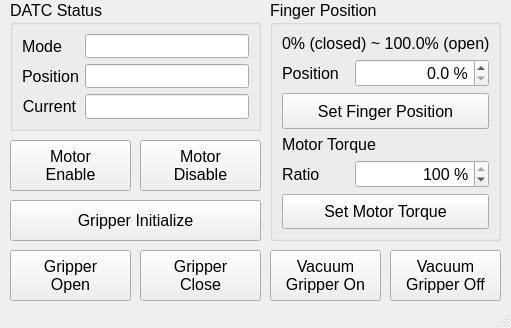
<?xml version="1.0" encoding="UTF-8"?>
<ui version="4.0">
 <class>MainWindowDesign</class>
 <widget class="QMainWindow" name="MainWindowDesign">
  <property name="enabled">
   <bool>true</bool>
  </property>
  <property name="geometry">
   <rect>
    <x>0</x>
    <y>0</y>
    <width>511</width>
    <height>328</height>
   </rect>
  </property>
  <property name="palette">
   <palette>
    <active>
     <colorrole role="Button">
      <brush brushstyle="SolidPattern">
       <color alpha="255">
        <red>255</red>
        <green>255</green>
        <blue>255</blue>
       </color>
      </brush>
     </colorrole>
     <colorrole role="Window">
      <brush brushstyle="SolidPattern">
       <color alpha="255">
        <red>255</red>
        <green>255</green>
        <blue>255</blue>
       </color>
      </brush>
     </colorrole>
    </active>
    <inactive>
     <colorrole role="Button">
      <brush brushstyle="SolidPattern">
       <color alpha="255">
        <red>239</red>
        <green>239</green>
        <blue>239</blue>
       </color>
      </brush>
     </colorrole>
     <colorrole role="Window">
      <brush brushstyle="SolidPattern">
       <color alpha="255">
        <red>239</red>
        <green>239</green>
        <blue>239</blue>
       </color>
      </brush>
     </colorrole>
    </inactive>
    <disabled>
     <colorrole role="Button">
      <brush brushstyle="SolidPattern">
       <color alpha="255">
        <red>255</red>
        <green>255</green>
        <blue>255</blue>
       </color>
      </brush>
     </colorrole>
     <colorrole role="Window">
      <brush brushstyle="SolidPattern">
       <color alpha="255">
        <red>255</red>
        <green>255</green>
        <blue>255</blue>
       </color>
      </brush>
     </colorrole>
    </disabled>
   </palette>
  </property>
  <property name="windowTitle">
   <string>Gripper Control UI</string>
  </property>
  <property name="windowIcon">
   <iconset>
    <normaloff>:/images/icon.png</normaloff>:/images/icon.png</iconset>
  </property>
  <property name="locale">
   <locale language="English" country="Australia"/>
  </property>
  <widget class="QWidget" name="centralwidget">
   <widget class="QPushButton" name="pushButton_cmd_enable">
    <property name="geometry">
     <rect>
      <x>10</x>
      <y>140</y>
      <width>121</width>
      <height>51</height>
     </rect>
    </property>
    <property name="palette">
     <palette>
      <active>
       <colorrole role="WindowText">
        <brush brushstyle="SolidPattern">
         <color alpha="255">
          <red>0</red>
          <green>0</green>
          <blue>0</blue>
         </color>
        </brush>
       </colorrole>
       <colorrole role="Button">
        <brush brushstyle="SolidPattern">
         <color alpha="255">
          <red>255</red>
          <green>255</green>
          <blue>255</blue>
         </color>
        </brush>
       </colorrole>
       <colorrole role="Light">
        <brush brushstyle="SolidPattern">
         <color alpha="255">
          <red>255</red>
          <green>255</green>
          <blue>255</blue>
         </color>
        </brush>
       </colorrole>
       <colorrole role="Midlight">
        <brush brushstyle="SolidPattern">
         <color alpha="255">
          <red>246</red>
          <green>246</green>
          <blue>245</blue>
         </color>
        </brush>
       </colorrole>
       <colorrole role="Dark">
        <brush brushstyle="SolidPattern">
         <color alpha="255">
          <red>119</red>
          <green>119</green>
          <blue>118</blue>
         </color>
        </brush>
       </colorrole>
       <colorrole role="Mid">
        <brush brushstyle="SolidPattern">
         <color alpha="255">
          <red>159</red>
          <green>159</green>
          <blue>157</blue>
         </color>
        </brush>
       </colorrole>
       <colorrole role="Text">
        <brush brushstyle="SolidPattern">
         <color alpha="255">
          <red>0</red>
          <green>0</green>
          <blue>0</blue>
         </color>
        </brush>
       </colorrole>
       <colorrole role="BrightText">
        <brush brushstyle="SolidPattern">
         <color alpha="255">
          <red>255</red>
          <green>255</green>
          <blue>255</blue>
         </color>
        </brush>
       </colorrole>
       <colorrole role="ButtonText">
        <brush brushstyle="SolidPattern">
         <color alpha="255">
          <red>0</red>
          <green>0</green>
          <blue>0</blue>
         </color>
        </brush>
       </colorrole>
       <colorrole role="Base">
        <brush brushstyle="SolidPattern">
         <color alpha="255">
          <red>255</red>
          <green>255</green>
          <blue>255</blue>
         </color>
        </brush>
       </colorrole>
       <colorrole role="Window">
        <brush brushstyle="SolidPattern">
         <color alpha="255">
          <red>238</red>
          <green>238</green>
          <blue>236</blue>
         </color>
        </brush>
       </colorrole>
       <colorrole role="Shadow">
        <brush brushstyle="SolidPattern">
         <color alpha="255">
          <red>0</red>
          <green>0</green>
          <blue>0</blue>
         </color>
        </brush>
       </colorrole>
       <colorrole role="AlternateBase">
        <brush brushstyle="SolidPattern">
         <color alpha="255">
          <red>246</red>
          <green>246</green>
          <blue>245</blue>
         </color>
        </brush>
       </colorrole>
       <colorrole role="ToolTipBase">
        <brush brushstyle="SolidPattern">
         <color alpha="255">
          <red>255</red>
          <green>255</green>
          <blue>220</blue>
         </color>
        </brush>
       </colorrole>
       <colorrole role="ToolTipText">
        <brush brushstyle="SolidPattern">
         <color alpha="255">
          <red>0</red>
          <green>0</green>
          <blue>0</blue>
         </color>
        </brush>
       </colorrole>
       <colorrole role="PlaceholderText">
        <brush brushstyle="SolidPattern">
         <color alpha="128">
          <red>0</red>
          <green>0</green>
          <blue>0</blue>
         </color>
        </brush>
       </colorrole>
      </active>
      <inactive>
       <colorrole role="WindowText">
        <brush brushstyle="SolidPattern">
         <color alpha="255">
          <red>0</red>
          <green>0</green>
          <blue>0</blue>
         </color>
        </brush>
       </colorrole>
       <colorrole role="Button">
        <brush brushstyle="SolidPattern">
         <color alpha="255">
          <red>239</red>
          <green>239</green>
          <blue>239</blue>
         </color>
        </brush>
       </colorrole>
       <colorrole role="Light">
        <brush brushstyle="SolidPattern">
         <color alpha="255">
          <red>255</red>
          <green>255</green>
          <blue>255</blue>
         </color>
        </brush>
       </colorrole>
       <colorrole role="Midlight">
        <brush brushstyle="SolidPattern">
         <color alpha="255">
          <red>202</red>
          <green>202</green>
          <blue>202</blue>
         </color>
        </brush>
       </colorrole>
       <colorrole role="Dark">
        <brush brushstyle="SolidPattern">
         <color alpha="255">
          <red>159</red>
          <green>159</green>
          <blue>159</blue>
         </color>
        </brush>
       </colorrole>
       <colorrole role="Mid">
        <brush brushstyle="SolidPattern">
         <color alpha="255">
          <red>184</red>
          <green>184</green>
          <blue>184</blue>
         </color>
        </brush>
       </colorrole>
       <colorrole role="Text">
        <brush brushstyle="SolidPattern">
         <color alpha="255">
          <red>0</red>
          <green>0</green>
          <blue>0</blue>
         </color>
        </brush>
       </colorrole>
       <colorrole role="BrightText">
        <brush brushstyle="SolidPattern">
         <color alpha="255">
          <red>255</red>
          <green>255</green>
          <blue>255</blue>
         </color>
        </brush>
       </colorrole>
       <colorrole role="ButtonText">
        <brush brushstyle="SolidPattern">
         <color alpha="255">
          <red>0</red>
          <green>0</green>
          <blue>0</blue>
         </color>
        </brush>
       </colorrole>
       <colorrole role="Base">
        <brush brushstyle="SolidPattern">
         <color alpha="255">
          <red>255</red>
          <green>255</green>
          <blue>255</blue>
         </color>
        </brush>
       </colorrole>
       <colorrole role="Window">
        <brush brushstyle="SolidPattern">
         <color alpha="255">
          <red>239</red>
          <green>239</green>
          <blue>239</blue>
         </color>
        </brush>
       </colorrole>
       <colorrole role="Shadow">
        <brush brushstyle="SolidPattern">
         <color alpha="255">
          <red>118</red>
          <green>118</green>
          <blue>118</blue>
         </color>
        </brush>
       </colorrole>
       <colorrole role="AlternateBase">
        <brush brushstyle="SolidPattern">
         <color alpha="255">
          <red>247</red>
          <green>247</green>
          <blue>247</blue>
         </color>
        </brush>
       </colorrole>
       <colorrole role="ToolTipBase">
        <brush brushstyle="SolidPattern">
         <color alpha="255">
          <red>255</red>
          <green>255</green>
          <blue>220</blue>
         </color>
        </brush>
       </colorrole>
       <colorrole role="ToolTipText">
        <brush brushstyle="SolidPattern">
         <color alpha="255">
          <red>0</red>
          <green>0</green>
          <blue>0</blue>
         </color>
        </brush>
       </colorrole>
       <colorrole role="PlaceholderText">
        <brush brushstyle="SolidPattern">
         <color alpha="128">
          <red>0</red>
          <green>0</green>
          <blue>0</blue>
         </color>
        </brush>
       </colorrole>
      </inactive>
      <disabled>
       <colorrole role="WindowText">
        <brush brushstyle="SolidPattern">
         <color alpha="255">
          <red>119</red>
          <green>119</green>
          <blue>118</blue>
         </color>
        </brush>
       </colorrole>
       <colorrole role="Button">
        <brush brushstyle="SolidPattern">
         <color alpha="255">
          <red>255</red>
          <green>255</green>
          <blue>255</blue>
         </color>
        </brush>
       </colorrole>
       <colorrole role="Light">
        <brush brushstyle="SolidPattern">
         <color alpha="255">
          <red>255</red>
          <green>255</green>
          <blue>255</blue>
         </color>
        </brush>
       </colorrole>
       <colorrole role="Midlight">
        <brush brushstyle="SolidPattern">
         <color alpha="255">
          <red>246</red>
          <green>246</green>
          <blue>245</blue>
         </color>
        </brush>
       </colorrole>
       <colorrole role="Dark">
        <brush brushstyle="SolidPattern">
         <color alpha="255">
          <red>119</red>
          <green>119</green>
          <blue>118</blue>
         </color>
        </brush>
       </colorrole>
       <colorrole role="Mid">
        <brush brushstyle="SolidPattern">
         <color alpha="255">
          <red>159</red>
          <green>159</green>
          <blue>157</blue>
         </color>
        </brush>
       </colorrole>
       <colorrole role="Text">
        <brush brushstyle="SolidPattern">
         <color alpha="255">
          <red>119</red>
          <green>119</green>
          <blue>118</blue>
         </color>
        </brush>
       </colorrole>
       <colorrole role="BrightText">
        <brush brushstyle="SolidPattern">
         <color alpha="255">
          <red>255</red>
          <green>255</green>
          <blue>255</blue>
         </color>
        </brush>
       </colorrole>
       <colorrole role="ButtonText">
        <brush brushstyle="SolidPattern">
         <color alpha="255">
          <red>119</red>
          <green>119</green>
          <blue>118</blue>
         </color>
        </brush>
       </colorrole>
       <colorrole role="Base">
        <brush brushstyle="SolidPattern">
         <color alpha="255">
          <red>238</red>
          <green>238</green>
          <blue>236</blue>
         </color>
        </brush>
       </colorrole>
       <colorrole role="Window">
        <brush brushstyle="SolidPattern">
         <color alpha="255">
          <red>238</red>
          <green>238</green>
          <blue>236</blue>
         </color>
        </brush>
       </colorrole>
       <colorrole role="Shadow">
        <brush brushstyle="SolidPattern">
         <color alpha="255">
          <red>177</red>
          <green>177</green>
          <blue>177</blue>
         </color>
        </brush>
       </colorrole>
       <colorrole role="AlternateBase">
        <brush brushstyle="SolidPattern">
         <color alpha="255">
          <red>247</red>
          <green>247</green>
          <blue>247</blue>
         </color>
        </brush>
       </colorrole>
       <colorrole role="ToolTipBase">
        <brush brushstyle="SolidPattern">
         <color alpha="255">
          <red>255</red>
          <green>255</green>
          <blue>220</blue>
         </color>
        </brush>
       </colorrole>
       <colorrole role="ToolTipText">
        <brush brushstyle="SolidPattern">
         <color alpha="255">
          <red>0</red>
          <green>0</green>
          <blue>0</blue>
         </color>
        </brush>
       </colorrole>
       <colorrole role="PlaceholderText">
        <brush brushstyle="SolidPattern">
         <color alpha="128">
          <red>0</red>
          <green>0</green>
          <blue>0</blue>
         </color>
        </brush>
       </colorrole>
      </disabled>
     </palette>
    </property>
    <property name="font">
     <font>
      <pointsize>12</pointsize>
     </font>
    </property>
    <property name="text">
     <string>Motor
Enable</string>
    </property>
    <property name="checkable">
     <bool>false</bool>
    </property>
   </widget>
   <widget class="QPushButton" name="pushButton_cmd_disable">
    <property name="geometry">
     <rect>
      <x>140</x>
      <y>140</y>
      <width>121</width>
      <height>51</height>
     </rect>
    </property>
    <property name="font">
     <font>
      <pointsize>12</pointsize>
     </font>
    </property>
    <property name="text">
     <string>Motor
Disable</string>
    </property>
    <property name="checkable">
     <bool>false</bool>
    </property>
   </widget>
   <widget class="QGroupBox" name="groupBox_8">
    <property name="geometry">
     <rect>
      <x>10</x>
      <y>0</y>
      <width>251</width>
      <height>131</height>
     </rect>
    </property>
    <property name="font">
     <font>
      <pointsize>12</pointsize>
     </font>
    </property>
    <property name="title">
     <string>DATC Status</string>
    </property>
    <layout class="QFormLayout" name="formLayout">
     <item row="0" column="0">
      <widget class="QLabel" name="label_45">
       <property name="font">
        <font>
         <pointsize>12</pointsize>
        </font>
       </property>
       <property name="text">
        <string>Mode</string>
       </property>
       <property name="alignment">
        <set>Qt::AlignCenter</set>
       </property>
      </widget>
     </item>
     <item row="0" column="1">
      <widget class="QLineEdit" name="lineEdit_monitor_mode">
       <property name="font">
        <font>
         <pointsize>11</pointsize>
        </font>
       </property>
       <property name="text">
        <string/>
       </property>
       <property name="alignment">
        <set>Qt::AlignRight|Qt::AlignTrailing|Qt::AlignVCenter</set>
       </property>
      </widget>
     </item>
     <item row="1" column="0">
      <widget class="QLabel" name="label_41">
       <property name="font">
        <font>
         <pointsize>12</pointsize>
        </font>
       </property>
       <property name="text">
        <string>Position</string>
       </property>
       <property name="alignment">
        <set>Qt::AlignCenter</set>
       </property>
      </widget>
     </item>
     <item row="1" column="1">
      <widget class="QLineEdit" name="lineEdit_monitor_position">
       <property name="font">
        <font>
         <pointsize>12</pointsize>
        </font>
       </property>
       <property name="alignment">
        <set>Qt::AlignRight|Qt::AlignTrailing|Qt::AlignVCenter</set>
       </property>
      </widget>
     </item>
     <item row="2" column="0">
      <widget class="QLabel" name="label_43">
       <property name="font">
        <font>
         <pointsize>12</pointsize>
        </font>
       </property>
       <property name="text">
        <string>Current</string>
       </property>
       <property name="alignment">
        <set>Qt::AlignCenter</set>
       </property>
      </widget>
     </item>
     <item row="2" column="1">
      <widget class="QLineEdit" name="lineEdit_monitor_current">
       <property name="font">
        <font>
         <pointsize>12</pointsize>
        </font>
       </property>
       <property name="alignment">
        <set>Qt::AlignRight|Qt::AlignTrailing|Qt::AlignVCenter</set>
       </property>
      </widget>
     </item>
    </layout>
   </widget>
   <widget class="QPushButton" name="pushButton_cmd_initial">
    <property name="geometry">
     <rect>
      <x>10</x>
      <y>200</y>
      <width>251</width>
      <height>41</height>
     </rect>
    </property>
    <property name="font">
     <font>
      <pointsize>12</pointsize>
     </font>
    </property>
    <property name="text">
     <string>Gripper Initialize</string>
    </property>
    <property name="checkable">
     <bool>false</bool>
    </property>
   </widget>
   <widget class="QPushButton" name="pushButton_cmd_grp_open">
    <property name="geometry">
     <rect>
      <x>10</x>
      <y>250</y>
      <width>121</width>
      <height>51</height>
     </rect>
    </property>
    <property name="font">
     <font>
      <pointsize>12</pointsize>
     </font>
    </property>
    <property name="text">
     <string>Gripper
Open</string>
    </property>
    <property name="checkable">
     <bool>false</bool>
    </property>
   </widget>
   <widget class="QPushButton" name="pushButton_cmd_grp_close">
    <property name="geometry">
     <rect>
      <x>140</x>
      <y>250</y>
      <width>121</width>
      <height>51</height>
     </rect>
    </property>
    <property name="font">
     <font>
      <pointsize>12</pointsize>
     </font>
    </property>
    <property name="text">
     <string>Gripper
Close</string>
    </property>
    <property name="checkable">
     <bool>false</bool>
    </property>
   </widget>
   <widget class="QPushButton" name="pushButton_cmd_grp_vacuum_on">
    <property name="geometry">
     <rect>
      <x>270</x>
      <y>250</y>
      <width>111</width>
      <height>51</height>
     </rect>
    </property>
    <property name="font">
     <font>
      <pointsize>12</pointsize>
     </font>
    </property>
    <property name="text">
     <string>Vacuum
Gripper On</string>
    </property>
    <property name="checkable">
     <bool>false</bool>
    </property>
   </widget>
   <widget class="QPushButton" name="pushButton_cmd_grp_vacuum_off">
    <property name="geometry">
     <rect>
      <x>390</x>
      <y>250</y>
      <width>111</width>
      <height>51</height>
     </rect>
    </property>
    <property name="font">
     <font>
      <pointsize>12</pointsize>
     </font>
    </property>
    <property name="text">
     <string>Vacuum
Gripper Off</string>
    </property>
    <property name="checkable">
     <bool>false</bool>
    </property>
   </widget>
   <widget class="QGroupBox" name="groupBox_10">
    <property name="geometry">
     <rect>
      <x>270</x>
      <y>0</y>
      <width>231</width>
      <height>241</height>
     </rect>
    </property>
    <property name="font">
     <font>
      <pointsize>12</pointsize>
     </font>
    </property>
    <property name="title">
     <string>Finger Position </string>
    </property>
    <layout class="QGridLayout" name="gridLayout">
     <item row="4" column="0">
      <widget class="QLabel" name="label_48">
       <property name="font">
        <font>
         <pointsize>12</pointsize>
        </font>
       </property>
       <property name="text">
        <string>Ratio</string>
       </property>
       <property name="alignment">
        <set>Qt::AlignLeading|Qt::AlignLeft|Qt::AlignVCenter</set>
       </property>
      </widget>
     </item>
     <item row="4" column="1" colspan="2">
      <widget class="QSpinBox" name="spinBox_grpPos_ctrl_range_2">
       <property name="font">
        <font>
         <pointsize>12</pointsize>
        </font>
       </property>
       <property name="frame">
        <bool>true</bool>
       </property>
       <property name="alignment">
        <set>Qt::AlignRight|Qt::AlignTrailing|Qt::AlignVCenter</set>
       </property>
       <property name="suffix">
        <string> %</string>
       </property>
       <property name="minimum">
        <number>50</number>
       </property>
       <property name="maximum">
        <number>100</number>
       </property>
       <property name="singleStep">
        <number>5</number>
       </property>
       <property name="value">
        <number>100</number>
       </property>
      </widget>
     </item>
     <item row="2" column="0" colspan="3">
      <widget class="QPushButton" name="pushButton_set_position">
       <property name="sizePolicy">
        <sizepolicy hsizetype="Minimum" vsizetype="Expanding">
         <horstretch>0</horstretch>
         <verstretch>0</verstretch>
        </sizepolicy>
       </property>
       <property name="font">
        <font>
         <pointsize>12</pointsize>
        </font>
       </property>
       <property name="text">
        <string>Set Finger Position</string>
       </property>
       <property name="checkable">
        <bool>false</bool>
       </property>
      </widget>
     </item>
     <item row="0" column="0" colspan="3">
      <widget class="QLabel" name="label_46">
       <property name="palette">
        <palette>
         <active>
          <colorrole role="WindowText">
           <brush brushstyle="SolidPattern">
            <color alpha="255">
             <red>38</red>
             <green>162</green>
             <blue>105</blue>
            </color>
           </brush>
          </colorrole>
         </active>
         <inactive>
          <colorrole role="WindowText">
           <brush brushstyle="SolidPattern">
            <color alpha="255">
             <red>0</red>
             <green>0</green>
             <blue>0</blue>
            </color>
           </brush>
          </colorrole>
         </inactive>
         <disabled>
          <colorrole role="WindowText">
           <brush brushstyle="SolidPattern">
            <color alpha="255">
             <red>190</red>
             <green>190</green>
             <blue>190</blue>
            </color>
           </brush>
          </colorrole>
         </disabled>
        </palette>
       </property>
       <property name="font">
        <font>
         <pointsize>12</pointsize>
         <kerning>true</kerning>
        </font>
       </property>
       <property name="text">
        <string>0% (closed) ~ 100.0% (open)</string>
       </property>
       <property name="alignment">
        <set>Qt::AlignLeading|Qt::AlignLeft|Qt::AlignVCenter</set>
       </property>
      </widget>
     </item>
     <item row="5" column="0" colspan="3">
      <widget class="QPushButton" name="pushButton_set_torque_ratio">
       <property name="sizePolicy">
        <sizepolicy hsizetype="Minimum" vsizetype="Expanding">
         <horstretch>0</horstretch>
         <verstretch>0</verstretch>
        </sizepolicy>
       </property>
       <property name="font">
        <font>
         <pointsize>12</pointsize>
        </font>
       </property>
       <property name="text">
        <string>Set Motor Torque</string>
       </property>
       <property name="checkable">
        <bool>false</bool>
       </property>
      </widget>
     </item>
     <item row="3" column="0" colspan="3">
      <widget class="QLabel" name="label_49">
       <property name="palette">
        <palette>
         <active>
          <colorrole role="WindowText">
           <brush brushstyle="SolidPattern">
            <color alpha="255">
             <red>38</red>
             <green>162</green>
             <blue>105</blue>
            </color>
           </brush>
          </colorrole>
         </active>
         <inactive>
          <colorrole role="WindowText">
           <brush brushstyle="SolidPattern">
            <color alpha="255">
             <red>0</red>
             <green>0</green>
             <blue>0</blue>
            </color>
           </brush>
          </colorrole>
         </inactive>
         <disabled>
          <colorrole role="WindowText">
           <brush brushstyle="SolidPattern">
            <color alpha="255">
             <red>190</red>
             <green>190</green>
             <blue>190</blue>
            </color>
           </brush>
          </colorrole>
         </disabled>
        </palette>
       </property>
       <property name="font">
        <font>
         <pointsize>12</pointsize>
         <kerning>true</kerning>
        </font>
       </property>
       <property name="text">
        <string>Motor Torque</string>
       </property>
       <property name="alignment">
        <set>Qt::AlignLeading|Qt::AlignLeft|Qt::AlignVCenter</set>
       </property>
      </widget>
     </item>
     <item row="1" column="0">
      <widget class="QLabel" name="label_47">
       <property name="font">
        <font>
         <pointsize>12</pointsize>
        </font>
       </property>
       <property name="text">
        <string>Position</string>
       </property>
       <property name="alignment">
        <set>Qt::AlignLeading|Qt::AlignLeft|Qt::AlignVCenter</set>
       </property>
      </widget>
     </item>
     <item row="1" column="1" colspan="2">
      <widget class="QDoubleSpinBox" name="doubleSpinBox_grpPos_ctrl_range_1">
       <property name="alignment">
        <set>Qt::AlignRight|Qt::AlignTrailing|Qt::AlignVCenter</set>
       </property>
       <property name="suffix">
        <string> %</string>
       </property>
       <property name="decimals">
        <number>1</number>
       </property>
       <property name="singleStep">
        <double>5.000000000000000</double>
       </property>
      </widget>
     </item>
    </layout>
   </widget>
  </widget>
  <widget class="QStatusBar" name="statusbar"/>
  <action name="action_Quit">
   <property name="text">
    <string>&amp;Quit</string>
   </property>
   <property name="shortcut">
    <string>Ctrl+Q</string>
   </property>
   <property name="shortcutContext">
    <enum>Qt::ApplicationShortcut</enum>
   </property>
  </action>
  <action name="action_Preferences">
   <property name="text">
    <string>&amp;Preferences</string>
   </property>
  </action>
  <action name="actionAbout">
   <property name="text">
    <string>&amp;About</string>
   </property>
  </action>
  <action name="actionAbout_Qt">
   <property name="text">
    <string>About &amp;Qt</string>
   </property>
  </action>
 </widget>
 <resources/>
 <connections>
  <connection>
   <sender>action_Quit</sender>
   <signal>triggered()</signal>
   <receiver>MainWindowDesign</receiver>
   <slot>close()</slot>
   <hints>
    <hint type="sourcelabel">
     <x>-1</x>
     <y>-1</y>
    </hint>
    <hint type="destinationlabel">
     <x>399</x>
     <y>299</y>
    </hint>
   </hints>
  </connection>
 </connections>
</ui>
